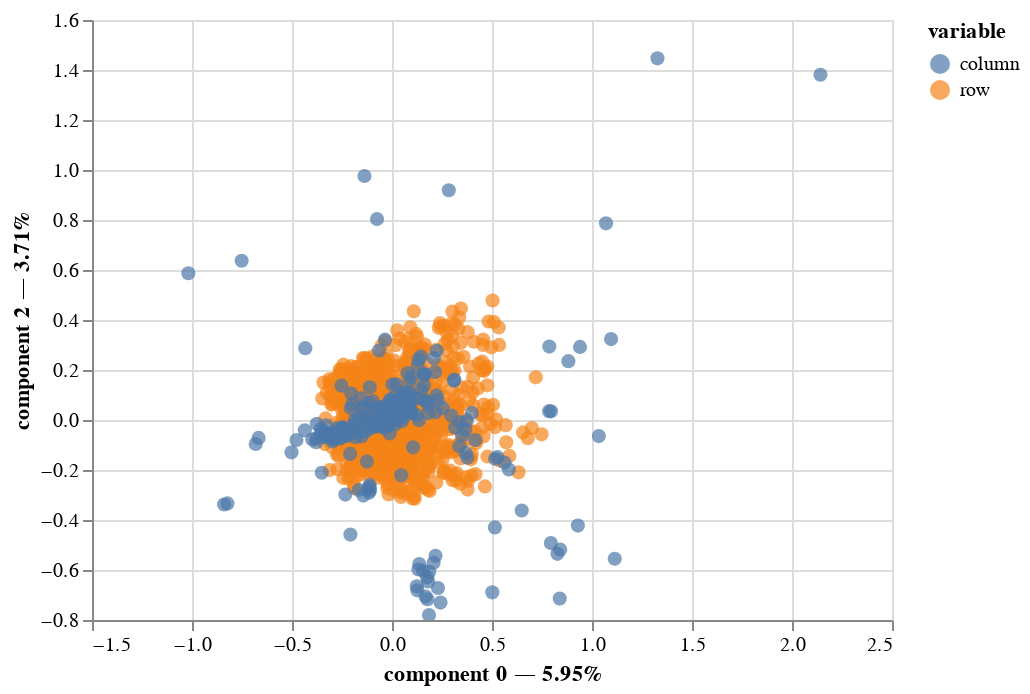

Source (notebook cell):
### Code cell
mca.plot(
    X_train,
    x_component=0,
    y_component=2,
    show_column_markers=True,
    show_row_markers=True,
    show_column_labels=False,
    show_row_labels=False
)

### Figure 1 — Vega-Lite specification as saved in the notebook (floating-point values rounded to 4 significant figures; data arrays with more than 128 entries replaced by an {"elided": "..."} marker saying what was removed)
{"config": {"view": {"continuousWidth": 400, "continuousHeight": 300}}, "layer": [{"data": {"name": "data-5b1bde5ade8f9d4ba93dc8f787618d7c"}, "mark": {"type": "circle", "size": 50}, "encoding": {"color": {"field": "variable", "type": "nominal"}, "tooltip": [{"field": "variable", "type": "nominal"}, {"field": "value", "type": "nominal"}, {"field": "component 0", "type": "quantitative"}, {"field": "component 2", "type": "quantitative"}], "x": {"axis": {"title": "component 0 — 5.95%"}, "field": "component 0", "scale": {"zero": false}, "type": "quantitative"}, "y": {"axis": {"title": "component 2 — 3.71%"}, "field": "component 2", "scale": {"zero": false}, "type": "quantitative"}}, "selection": {"selector002": {"type": "interval", "bind": "scales", "encodings": ["x", "y"]}}}, {"data": {"name": "data-ddcb2d8de77a68d69062758cbb0b7669"}, "mark": {"type": "circle", "size": 50}, "encoding": {"color": {"field": "variable", "type": "nominal"}, "tooltip": [{"field": "variable", "type": "nominal"}, {"field": "value", "type": "nominal"}, {"field": "component 0", "type": "quantitative"}, {"field": "component 2", "type": "quantitative"}], "x": {"axis": {"title": "component 0 — 5.95%"}, "field": "component 0", "scale": {"zero": false}, "type": "quantitative"}, "y": {"axis": {"title": "component 2 — 3.71%"}, "field": "component 2", "scale": {"zero": false}, "type": "quantitative"}}}], "$schema": "https://vega.github.io/schema/vega-lite/v4.17.0.json", "datasets": {"data-5b1bde5ade8f9d4ba93dc8f787618d7c": {"elided": "1027 records"}, "data-ddcb2d8de77a68d69062758cbb0b7669": {"elided": "321 records"}}}
